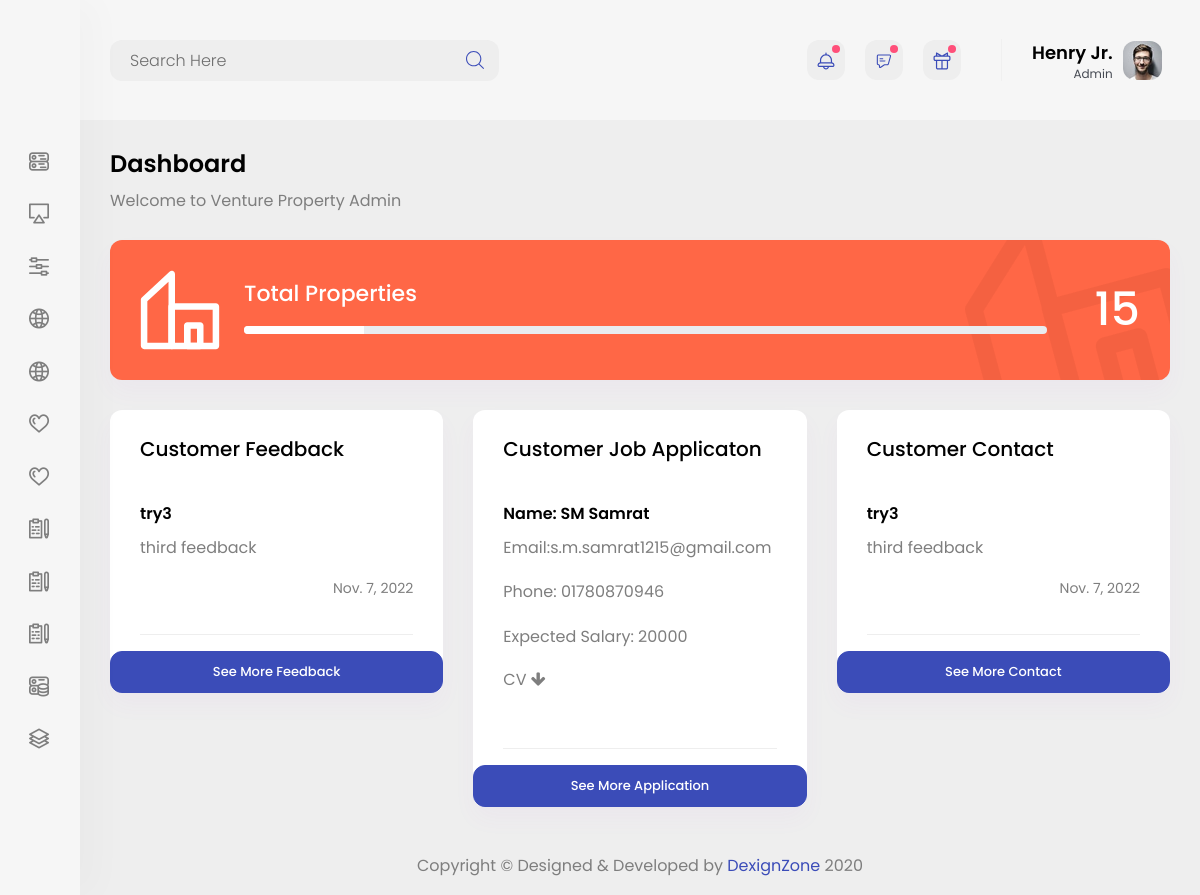
Page /dashboard/ on the earlier database version.
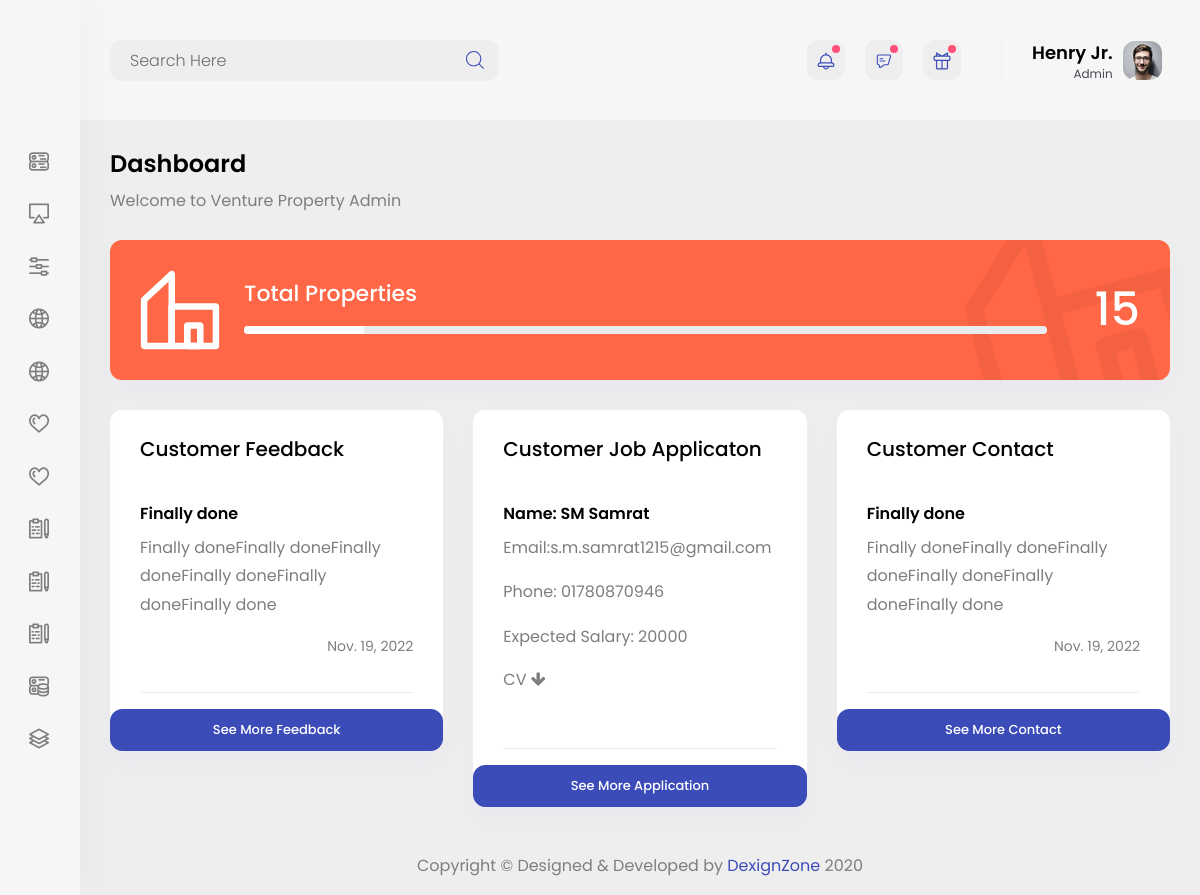
Same page on the later database version.
### indexApp/models.py (models this page shows, shortened)
class FeedBack(models.Model):
    name = models.CharField(max_length=50)
    property_id = models.IntegerField(blank=True,null=True)
    description = models.TextField()
    is_feedback_show = models.BooleanField(default=False)
    created = models.DateTimeField(auto_now_add=True, null=True)
    class Meta:
        ordering = ['-id']

class JobApplication(models.Model):
    full_name= models.CharField(max_length = 150)
    email = models.EmailField()
    phone= models.CharField(max_length = 150)
    expected_salary= models.CharField(max_length = 150)
    cv= models.FileField(upload_to='ApplicationCV')
    message = models.TextField()

### dashboard/views.py (the view)
# urls.py: path('',dashboard, name='dashboard'),
def dashboard(request):
    property_count = PropertyPost.objects.count()
    feedback_q  = FeedBack.objects.filter(is_feedback_show=True).order_by('-id')
    job_query = JobApplication.objects.all()
    context = {
        'property_count':property_count,
        'feedback':feedback_q,
        'job_query':job_query,
    }
    return render(request,'dashboard/index.html',context)

### dashboard/templates/dashboard/index.html (shortened to what the changed rows need)
{% extends 'dashboard/base.html'%}
{% load static %}
{% block content %}
        <div class="content-body">
			<div class="container-fluid">
                <div class="form-head d-md-flex mb-sm-4 mb-3 align-items-start">
					<div class="mr-auto  d-lg-block">
						<h2 class="text-black font-w600">Dashboard</h2>
					</div>
				</div>
				<div class="row">
					<div class="col-xl-3 col-xxl-4">
						<div class="row">
							<div class="col-xl-12 col-lg-6">
								<div class="card">
									<div class="card-body pb-0">
										<div class="pb-3 border-bottom mb-3">
											{% for i in feedback %}
											<div class=" feedback-content mb-3 flex-wrap align-items-end">
												<div>
													<h6 class="fs-16 text-black font-w600">{{i.name}}</h6>
													<p>{{i.description}}</p>
												</div>
												<span class="fs-14 float-end ml-auto">{{i.created.date}}</span>
												<br>
											</div>
											{% endfor %}
										</div>
									</div>
								</div>
							</div>
						</div>
					</div>
					<div class="col-xl-3 col-xxl-4">
						<div class="row">
							<div class="col-xl-12 col-lg-6">
								<div class="card">
									<div class="card-body pb-0">
										<div class="pb-3 border-bottom mb-3">
											{% for i in job_query %}
											<div class=" job-content mb-3 flex-wrap align-items-end">
												<div>
													<h6 class="fs-16 text-black font-w600">Name: {{i.full_name}}</h6>
													<p>Email:{{i.email}}</p>
													<p>Phone: {{i.phone}}</p>
													<p>Expected Salary: {{i.expected_salary}}</p>
													<a href="{{i.cv.url}}" download>CV&nbsp;<i class="fa fa-arrow-down"></i></a>
												</div>
												<br>
											</div>
											{% endfor %}
										</div>
									</div>
								</div>
							</div>
						</div>
					</div>
					<div class="col-xl-3 col-xxl-4">
						<div class="row">
							<div class="col-xl-12 col-lg-6">
								<div class="card">
									<div class="card-body pb-0">
										<div class="pb-3 border-bottom mb-3">
											{% for i in feedback %}
											<div class=" contact-content mb-3 flex-wrap align-items-end">
												<div>
													<h6 class="fs-16 text-black font-w600">{{i.name}}</h6>
													<p>{{i.description}}</p>
												</div>
												<span class="fs-14 float-end ml-auto">{{i.created.date}}</span>
												<br>
											</div>
											{% endfor %}
										</div>
									</div>
								</div>
							</div>
						</div>
					</div>
				</div>
            </div>
        </div>
    </div>
	{% endblock content %}

Differences in the rows shown:
removed FeedBack: name "try3", description "third feedback", created "Nov. 7, 2022"
added FeedBack: name "Finally done", description "Finally doneFinally doneFinally doneFinally doneFinally doneFinally done", created "Nov. 19, 2022"
